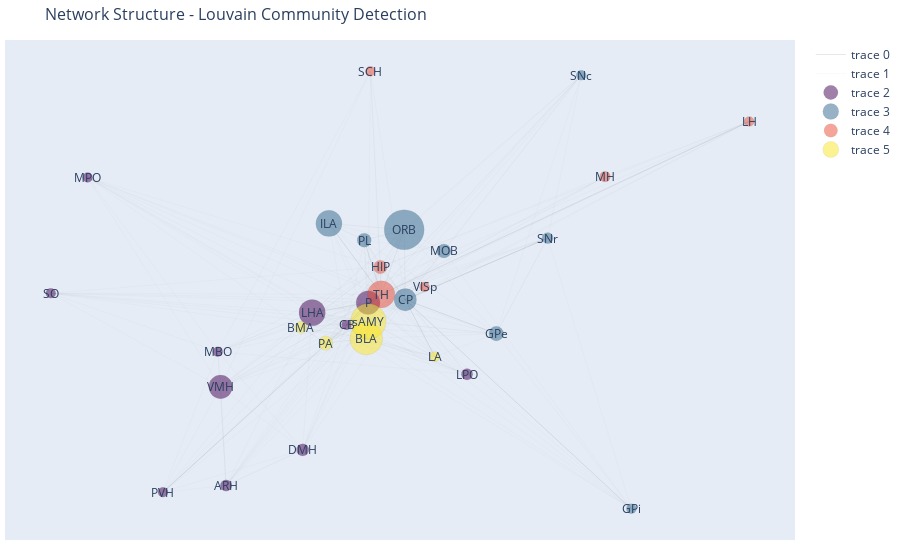

Source (notebook cell):
### Code cell
#rois = ['ACA','ATN','ILM','LAT','MED','MTN','VENT','CP','AI','AHN','SSp','AUDp','MOp']
#rois = ['ACA','ATN','ILM','CP']
rois=[]

cen = "Betweenness"

fig = go.Figure(data=[edge_trace1,edge_trace2],
             layout=go.Layout(
                title=f'Network Structure - Louvain Community Detection',
                titlefont_size=16,
                showlegend=True,
                hovermode='closest',
                margin=dict(b=20,l=5,r=5,t=40),
                xaxis=dict(showgrid=False, zeroline=False, showticklabels=False),
                yaxis=dict(showgrid=False, zeroline=False, showticklabels=False))
                )

for l in range(max(labels)+1):
        #if (l!=0):
        #    continue
        trace_node_x = numpy.array(node_x)[labels==l]
        trace_node_y = numpy.array(node_y)[labels==l]
        trace_text = [node_text[i] for i in range(len(node_x)) if labels[i]==l]
        trace_size = [node_size[i] for i in range(len(node_x)) if labels[i]==l]
        #trace_color = [colors_hex[i] for i in range(len(node_x)) if labels[i]==l]
        
        trace_color = colors_hex[l]
        fig.add_trace(go.Scatter(
            y=trace_node_y,
            x=trace_node_x,
            mode='markers',
            marker_color=trace_color,
            marker_size=trace_size,
            marker_opacity=0.5,
            text=trace_text,
            hoverinfo="text",
            marker_line_color='black',
            marker_line_width=0.1
        ))
        

for i,roi in enumerate(regions):
    roi_idx = node_input.index(roi)
    coord_x = node_x[roi_idx]
    coord_y = node_y[roi_idx]
    fig.add_annotation(x=coord_x, y=coord_y,
                        text=roi,
                        showarrow=False)


plotly.io.write_html(fig, file=f'figures/{cen}-louvain.html')
plotly.io.write_image(fig, file=f'figures/{cen}-louvain.png')
plotly.io.write_image(fig, file=f'figures/{cen}-louvain.svg')

fig.show()

### Figure 1 — Plotly figure (JSON) as saved in the notebook; plotly's stock layout.template omitted (floating-point values rounded to 4 significant figures; data arrays with more than 128 entries replaced by an {"elided": "..."} marker saying what was removed)
{"data": [{"hoverinfo": "none", "line": {"color": "#888", "width": 0.2}, "mode": "lines", "type": "scatter", "x": [-0.07451, -0.02092, null, 0.07149, 0.2975, null, 0.07149, 0.6333, null, 0.07149, 0.1451, null, 0.07149, 0.4253, null, -0.02092, -0.16, null, 0.01175, -0.1182, null, 0.01175, 0.9263, null, 0.01175, -0.03061, null, 0.01175, -0.5306, null], "y": [-0.1158, -0.0179, null, -0.005036, -0.1543, null, -0.005036, -0.9247, null, -0.005036, -0.2557, null, -0.005036, 0.2662, null, -0.0179, -0.06196, null, 0.01837, 0.3306, null, 0.01837, 0.7791, null, 0.01837, 0.2566, null, 0.01837, -0.8516, null]}, {"hoverinfo": "none", "line": {"color": "#888", "width": 0.05}, "mode": "lines", "type": "scatter", "x": {"elided": "669 float values"}, "y": {"elided": "669 float values"}}, {"hoverinfo": "text", "marker": {"color": "#440154", "line": {"color": "black", "width": 0.1}, "opacity": 0.5, "size": [11.57, 10, 12.44, 26.4, 11.4, 10, 10, 23.95, 10, 10, 23.6]}, "mode": "markers", "text": ["1: Arcuate hypothalamic nucleus", "1: Cerebellum", "1: Dorsomedial nucleus of the hypothalamus", "1: Lateral hypothalamic area", "1: Lateral preoptic area", "1: Mammillary body", "1: Medial preoptic area", "1: Pons", "1: Paraventricular hypothalamic nucleus", "1: Supraoptic nucleus", "1: Ventromedial hypothalamic nucleus"], "type": "scatter", "x": [-0.3739, -0.07451, -0.1835, -0.16, 0.2249, -0.3945, -0.718, -0.02092, -0.5306, -0.8096, -0.3875], "y": [-0.8225, -0.1158, -0.6656, -0.06196, -0.3328, -0.2337, 0.5326, -0.0179, -0.8516, 0.0235, -0.3883]}, {"hoverinfo": "text", "marker": {"color": "#31688e", "line": {"color": "black", "width": 0.1}, "opacity": 0.5, "size": [22.38, 14.71, 10, 26.22, 14.19, 40, 14.01, 10, 11.22]}, "mode": "markers", "text": ["2: Caudoputamen", "2: Globus pallidus, external segment", "2: Globus pallidus, internal segment", "2: Infralimbic area", "2: Main olfactory bulb", "2: Orbital area", "2: Prelimbic area", "2: Substantia nigra, compact part", "2: Substantia nigra, reticular part"], "type": "scatter", "x": [0.07149, 0.2975, 0.6333, -0.1182, 0.1675, 0.06876, -0.03061, 0.5087, 0.4253], "y": [-0.005036, -0.1543, -0.9247, 0.3306, 0.2093, 0.3028, 0.2566, 0.9826, 0.2662]}, {"hoverinfo": "text", "marker": {"color": "#eb4c34", "line": {"color": "black", "width": 0.1}, "opacity": 0.5, "size": [13.49, 10, 10.7, 10, 27.27, 10]}, "mode": "markers", "text": ["3: Hippocampal region", "3: Lateral habenula", "3: Medial habenula", "3: Suprachiasmatic nucleus", "3: Thalamus", "3: Primary visual area"], "type": "scatter", "x": [0.009444, 0.9263, 0.5678, -0.01509, 0.01175, 0.1194], "y": [0.1389, 0.7791, 0.5365, 1, 0.01837, 0.05097]}, {"hoverinfo": "text", "marker": {"color": "#fde725", "line": {"color": "black", "width": 0.1}, "opacity": 0.5, "size": [32.85, 11.92, 10, 14.19, 35.47]}, "mode": "markers", "text": ["4: Basolateral amygdalar nucleus", "4: Basomedial amygdalar nucleus", "4: Lateral amygdalar nucleus", "4: Posterior amygdalar nucleus", "4: Striatum-like amygdalar nuclei"], "type": "scatter", "x": [-0.02539, -0.188, 0.1451, -0.1264, -0.02039], "y": [-0.1757, -0.1264, -0.2557, -0.1959, -0.1004]}], "layout": {"annotations": [{"showarrow": false, "text": "ARH", "x": -0.3739, "y": -0.8225}, {"showarrow": false, "text": "BLA", "x": -0.02539, "y": -0.1757}, {"showarrow": false, "text": "BMA", "x": -0.188, "y": -0.1264}, {"showarrow": false, "text": "CB", "x": -0.07451, "y": -0.1158}, {"showarrow": false, "text": "CP", "x": 0.07149, "y": -0.005036}, {"showarrow": false, "text": "DMH", "x": -0.1835, "y": -0.6656}, {"showarrow": false, "text": "GPe", "x": 0.2975, "y": -0.1543}, {"showarrow": false, "text": "GPi", "x": 0.6333, "y": -0.9247}, {"showarrow": false, "text": "HIP", "x": 0.009444, "y": 0.1389}, {"showarrow": false, "text": "ILA", "x": -0.1182, "y": 0.3306}, {"showarrow": false, "text": "LA", "x": 0.1451, "y": -0.2557}, {"showarrow": false, "text": "LH", "x": 0.9263, "y": 0.7791}, {"showarrow": false, "text": "LHA", "x": -0.16, "y": -0.06196}, {"showarrow": false, "text": "LPO", "x": 0.2249, "y": -0.3328}, {"showarrow": false, "text": "MBO", "x": -0.3945, "y": -0.2337}, {"showarrow": false, "text": "MH", "x": 0.5678, "y": 0.5365}, {"showarrow": false, "text": "MOB", "x": 0.1675, "y": 0.2093}, {"showarrow": false, "text": "MPO", "x": -0.718, "y": 0.5326}, {"showarrow": false, "text": "ORB", "x": 0.06876, "y": 0.3028}, {"showarrow": false, "text": "P", "x": -0.02092, "y": -0.0179}, {"showarrow": false, "text": "PA", "x": -0.1264, "y": -0.1959}, {"showarrow": false, "text": "PL", "x": -0.03061, "y": 0.2566}, {"showarrow": false, "text": "PVH", "x": -0.5306, "y": -0.8516}, {"showarrow": false, "text": "SCH", "x": -0.01509, "y": 1}, {"showarrow": false, "text": "SNc", "x": 0.5087, "y": 0.9826}, {"showarrow": false, "text": "SNr", "x": 0.4253, "y": 0.2662}, {"showarrow": false, "text": "SO", "x": -0.8096, "y": 0.0235}, {"showarrow": false, "text": "TH", "x": 0.01175, "y": 0.01837}, {"showarrow": false, "text": "VISp", "x": 0.1194, "y": 0.05097}, {"showarrow": false, "text": "VMH", "x": -0.3875, "y": -0.3883}, {"showarrow": false, "text": "sAMY", "x": -0.02039, "y": -0.1004}], "hovermode": "closest", "margin": {"b": 20, "l": 5, "r": 5, "t": 40}, "showlegend": true, "title": {"font": {"size": 16}, "text": "Network Structure - Louvain Community Detection"}, "xaxis": {"showgrid": false, "showticklabels": false, "zeroline": false}, "yaxis": {"showgrid": false, "showticklabels": false, "zeroline": false}}}
